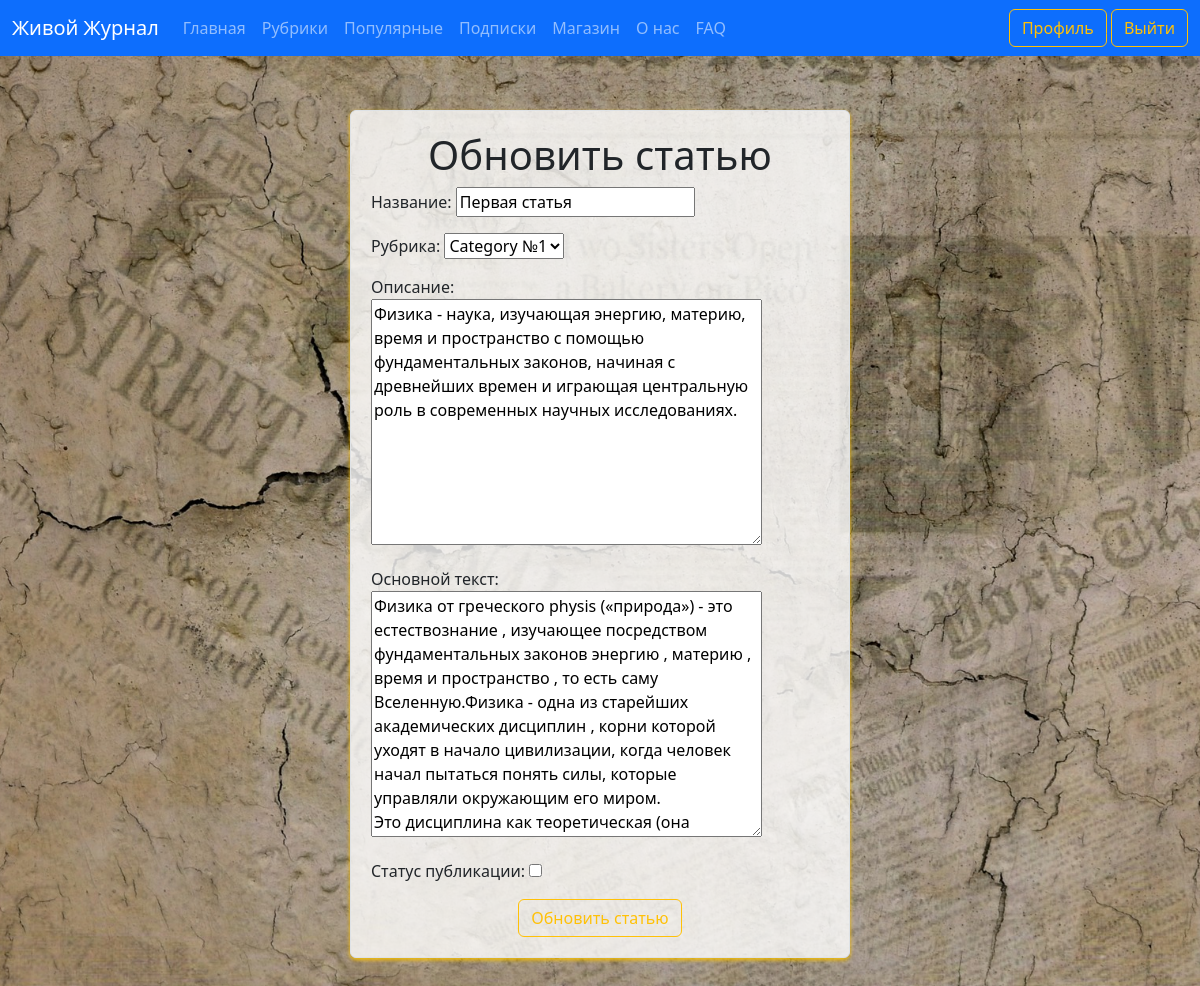
Page /articles/1/update (signed in) on the earlier database version.
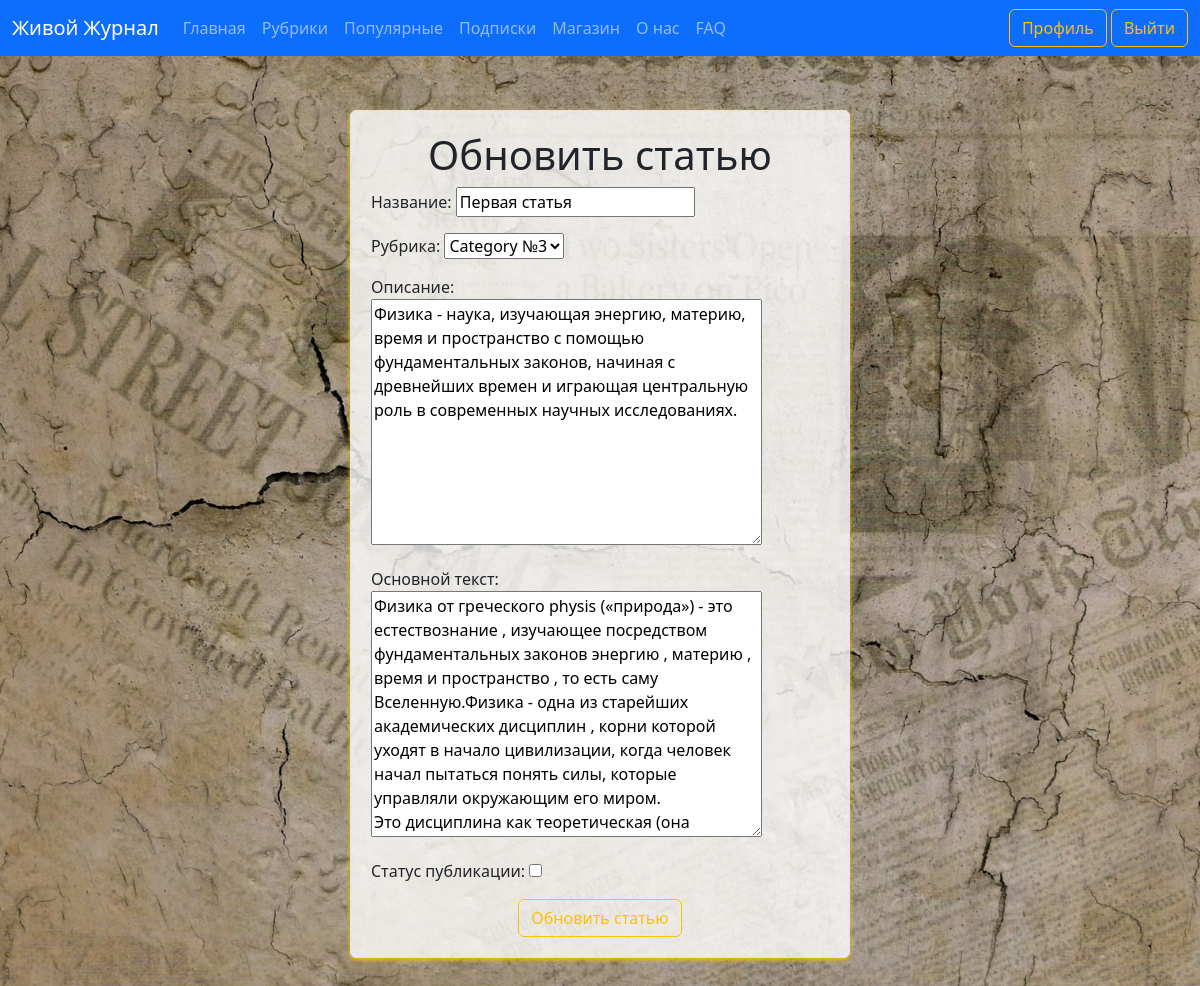
Same page on the later database version.
### journal/models.py (models this page shows, shortened)
class Article(models.Model):
    CATEGORY_CHOICES = [
        ('Рубрика №1', 'Category №1'),
        ('Рубрика №2', 'Category №2'),
        ('Рубрика №3', 'Category №3'),
        ('Рубрика №4', 'Category №4'),
        ('Рубрика №5', 'Category №5'),
    ]
    title = models.CharField('Название', max_length=100)
    description = models.TextField('Описание')
    text = models.TextField('Основной текст')
    category = models.CharField(max_length=50, verbose_name='Рубрика', choices=CATEGORY_CHOICES, default='Рубрика №1')
    author = models.ForeignKey(User, verbose_name='Автор', on_delete=models.CASCADE)
    publication = models.BooleanField('Статус публикации', default=False)
    date = models.DateTimeField('Дата', default=timezone.now)
    likes = models.IntegerField('Количество лайков', default=0)
    class Meta:
        verbose_name = 'Статью'
        verbose_name_plural = 'Статьи'

### journal/views.py (the view, shortened to what this page needs)
# urls.py: path('articles/<int:pk>/update', views.UpdateArticleView.as_view(), name='articles-update'),
class UpdateArticleView(LoginRequiredMixin, UserPassesTestMixin, UpdateView):
    model = Article
    template_name = 'journal/create_article.html'
    fields = ['title', 'category', 'description', 'text', 'publication']
    def get_context_data(self, **kwargs):
        ctx = super(UpdateArticleView, self).get_context_data(**kwargs)
        ctx['title'] = 'Обновление статьи'
        ctx['btn_text'] = 'Обновить статью'
        return ctx
    def test_func(self):
        articles = self.get_object()
        if self.request.user == articles.author:
            return True
        return False

### journal/templates/journal/create_article.html (shortened to what this page needs)
{% extends 'journal/base.html' %}
{% block content %}
  <div class="container">
    <div class="registration-form alert-light">
      <h1 class="text-center">{{ btn_text }}</h1>
      <form method="post">
        {{ form.as_p }}
        <div class="text-center">
          <button class="btn btn-outline-warning" type="submit">{{ btn_text }}</button>
        </div>
      </form>
    </div>
  </div>
{% endblock %}

Differences in the rows shown:
changed Article "Первая статья": category "Category №1" → "Category №3"
